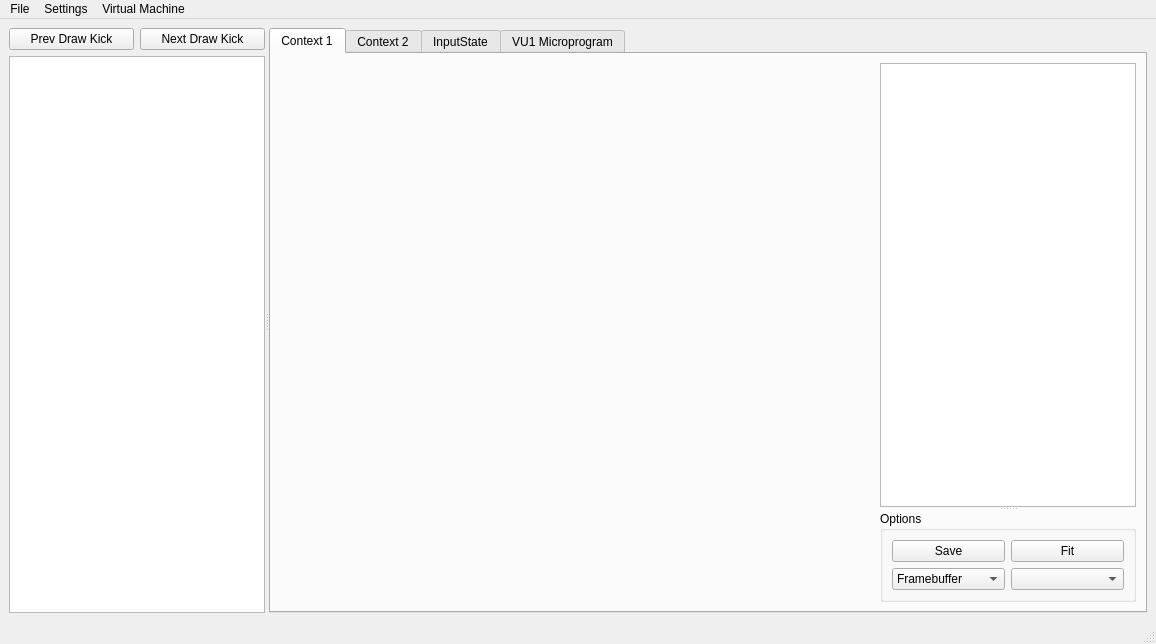
<?xml version="1.0" encoding="UTF-8"?>
<ui version="4.0">
 <class>QtFramedebugger</class>
 <widget class="QMainWindow" name="QtFramedebugger">
  <property name="geometry">
   <rect>
    <x>0</x>
    <y>0</y>
    <width>1156</width>
    <height>644</height>
   </rect>
  </property>
  <property name="windowTitle">
   <string>Frame Debugger</string>
  </property>
  <widget class="QWidget" name="centralwidget">
   <layout class="QGridLayout" name="gridLayout_2">
    <item row="0" column="0">
     <widget class="QSplitter" name="splitter">
      <property name="orientation">
       <enum>Qt::Horizontal</enum>
      </property>
      <widget class="QWidget" name="widget" native="true">
       <layout class="QVBoxLayout" name="verticalLayout">
        <item>
         <layout class="QHBoxLayout" name="horizontalLayout_2">
          <item>
           <widget class="QPushButton" name="prevKickbutton">
            <property name="text">
             <string>Prev Draw Kick</string>
            </property>
           </widget>
          </item>
          <item>
           <widget class="QPushButton" name="nextKickButton">
            <property name="text">
             <string>Next Draw Kick</string>
            </property>
           </widget>
          </item>
         </layout>
        </item>
        <item>
         <widget class="QTreeView" name="treeView"/>
        </item>
       </layout>
      </widget>
      <widget class="QTabWidget" name="tabWidget">
       <property name="sizePolicy">
        <sizepolicy hsizetype="Expanding" vsizetype="Expanding">
         <horstretch>1</horstretch>
         <verstretch>0</verstretch>
        </sizepolicy>
       </property>
       <property name="currentIndex">
        <number>0</number>
       </property>
       <widget class="QWidget" name="context_1">
        <attribute name="title">
         <string>Context 1</string>
        </attribute>
        <layout class="QGridLayout" name="gridLayout">
         <item row="0" column="0">
          <widget class="QWidget" name="widget_2" native="true">
           <property name="sizePolicy">
            <sizepolicy hsizetype="Preferred" vsizetype="Preferred">
             <horstretch>1</horstretch>
             <verstretch>0</verstretch>
            </sizepolicy>
           </property>
           <layout class="QGridLayout" name="gridLayout_7">
            <item row="0" column="0">
             <layout class="QGridLayout" name="context0_layout"/>
            </item>
           </layout>
          </widget>
         </item>
         <item row="0" column="1">
          <layout class="QHBoxLayout" name="horizontalLayout_3">
           <item>
            <widget class="QSplitter" name="splitter_4">
             <property name="sizePolicy">
              <sizepolicy hsizetype="Expanding" vsizetype="Preferred">
               <horstretch>0</horstretch>
               <verstretch>0</verstretch>
              </sizepolicy>
             </property>
             <property name="orientation">
              <enum>Qt::Horizontal</enum>
             </property>
             <widget class="QSplitter" name="splitter_2">
              <property name="sizePolicy">
               <sizepolicy hsizetype="Preferred" vsizetype="Expanding">
                <horstretch>1</horstretch>
                <verstretch>0</verstretch>
               </sizepolicy>
              </property>
              <property name="orientation">
               <enum>Qt::Vertical</enum>
              </property>
              <widget class="QTextEdit" name="contextState0">
               <property name="sizePolicy">
                <sizepolicy hsizetype="Expanding" vsizetype="Expanding">
                 <horstretch>0</horstretch>
                 <verstretch>1</verstretch>
                </sizepolicy>
               </property>
               <property name="readOnly">
                <bool>true</bool>
               </property>
              </widget>
              <widget class="QGroupBox" name="groupBox">
               <property name="sizePolicy">
                <sizepolicy hsizetype="Preferred" vsizetype="Minimum">
                 <horstretch>0</horstretch>
                 <verstretch>0</verstretch>
                </sizepolicy>
               </property>
               <property name="title">
                <string>Options</string>
               </property>
               <layout class="QGridLayout" name="gridLayout_6">
                <item row="0" column="0">
                 <widget class="QPushButton" name="saveContext1">
                  <property name="text">
                   <string>Save</string>
                  </property>
                 </widget>
                </item>
                <item row="0" column="1">
                 <widget class="QPushButton" name="fitContext1Button">
                  <property name="text">
                   <string>Fit</string>
                  </property>
                 </widget>
                </item>
                <item row="1" column="0">
                 <widget class="QComboBox" name="context0Source">
                  <item>
                   <property name="text">
                    <string>Framebuffer</string>
                   </property>
                  </item>
                  <item>
                   <property name="text">
                    <string>Depthbuffer</string>
                   </property>
                  </item>
                  <item>
                   <property name="text">
                    <string>Texture (Base)</string>
                   </property>
                  </item>
                  <item>
                   <property name="text">
                    <string>Texture (Mip 1)</string>
                   </property>
                  </item>
                  <item>
                   <property name="text">
                    <string>Texture (Mip 2)</string>
                   </property>
                  </item>
                  <item>
                   <property name="text">
                    <string>Texture (Mip 3)</string>
                   </property>
                  </item>
                  <item>
                   <property name="text">
                    <string>Texture (Mip 4)</string>
                   </property>
                  </item>
                  <item>
                   <property name="text">
                    <string>Texture (Mip 5)</string>
                   </property>
                  </item>
                  <item>
                   <property name="text">
                    <string>Texture (Mip 6)</string>
                   </property>
                  </item>
                 </widget>
                </item>
                <item row="1" column="1">
                 <widget class="QComboBox" name="context0Buffer"/>
                </item>
               </layout>
              </widget>
             </widget>
            </widget>
           </item>
          </layout>
         </item>
        </layout>
       </widget>
       <widget class="QWidget" name="context_2">
        <attribute name="title">
         <string>Context 2</string>
        </attribute>
        <layout class="QGridLayout" name="gridLayout_5">
         <item row="0" column="0">
          <widget class="QWidget" name="widget_3" native="true">
           <property name="sizePolicy">
            <sizepolicy hsizetype="Preferred" vsizetype="Preferred">
             <horstretch>1</horstretch>
             <verstretch>0</verstretch>
            </sizepolicy>
           </property>
           <layout class="QGridLayout" name="gridLayout_9">
            <item row="0" column="0">
             <layout class="QGridLayout" name="context1_layout"/>
            </item>
           </layout>
          </widget>
         </item>
         <item row="0" column="1">
          <layout class="QHBoxLayout" name="horizontalLayout_4">
           <item>
            <widget class="QSplitter" name="splitter_5">
             <property name="sizePolicy">
              <sizepolicy hsizetype="Expanding" vsizetype="Preferred">
               <horstretch>0</horstretch>
               <verstretch>0</verstretch>
              </sizepolicy>
             </property>
             <property name="orientation">
              <enum>Qt::Horizontal</enum>
             </property>
             <widget class="QSplitter" name="splitter_3">
              <property name="sizePolicy">
               <sizepolicy hsizetype="Preferred" vsizetype="Expanding">
                <horstretch>1</horstretch>
                <verstretch>0</verstretch>
               </sizepolicy>
              </property>
              <property name="orientation">
               <enum>Qt::Vertical</enum>
              </property>
              <widget class="QTextEdit" name="contextState1">
               <property name="sizePolicy">
                <sizepolicy hsizetype="Expanding" vsizetype="Expanding">
                 <horstretch>0</horstretch>
                 <verstretch>1</verstretch>
                </sizepolicy>
               </property>
               <property name="readOnly">
                <bool>true</bool>
               </property>
              </widget>
              <widget class="QGroupBox" name="groupBox_2">
               <property name="sizePolicy">
                <sizepolicy hsizetype="Preferred" vsizetype="Minimum">
                 <horstretch>0</horstretch>
                 <verstretch>0</verstretch>
                </sizepolicy>
               </property>
               <property name="title">
                <string>Options</string>
               </property>
               <layout class="QGridLayout" name="gridLayout_8">
                <item row="0" column="0">
                 <widget class="QPushButton" name="saveContext2">
                  <property name="text">
                   <string>Save</string>
                  </property>
                 </widget>
                </item>
                <item row="0" column="1">
                 <widget class="QPushButton" name="fitContext2Button">
                  <property name="text">
                   <string>Fit</string>
                  </property>
                 </widget>
                </item>
                <item row="1" column="0">
                 <widget class="QComboBox" name="context1Source">
                  <item>
                   <property name="text">
                    <string>Framebuffer</string>
                   </property>
                  </item>
                  <item>
                   <property name="text">
                    <string>Depthbuffer</string>
                   </property>
                  </item>
                  <item>
                   <property name="text">
                    <string>Texture (Base)</string>
                   </property>
                  </item>
                  <item>
                   <property name="text">
                    <string>Texture (Mip 1)</string>
                   </property>
                  </item>
                  <item>
                   <property name="text">
                    <string>Texture (Mip 2)</string>
                   </property>
                  </item>
                  <item>
                   <property name="text">
                    <string>Texture (Mip 3)</string>
                   </property>
                  </item>
                  <item>
                   <property name="text">
                    <string>Texture (Mip 4)</string>
                   </property>
                  </item>
                  <item>
                   <property name="text">
                    <string>Texture (Mip 5)</string>
                   </property>
                  </item>
                  <item>
                   <property name="text">
                    <string>Texture (Mip 6)</string>
                   </property>
                  </item>
                 </widget>
                </item>
                <item row="1" column="1">
                 <widget class="QComboBox" name="context1Buffer"/>
                </item>
               </layout>
              </widget>
             </widget>
            </widget>
           </item>
          </layout>
         </item>
        </layout>
       </widget>
       <widget class="QWidget" name="inputStateTab">
        <attribute name="title">
         <string>InputState</string>
        </attribute>
        <layout class="QGridLayout" name="gridLayout_3">
         <item row="0" column="0">
          <widget class="QTextEdit" name="inputStateTextEdit">
           <property name="readOnly">
            <bool>true</bool>
           </property>
          </widget>
         </item>
        </layout>
       </widget>
       <widget class="QWidget" name="vu1MicroprogramTab">
        <attribute name="title">
         <string>VU1 Microprogram</string>
        </attribute>
        <layout class="QGridLayout" name="gridLayout_4">
         <item row="0" column="0">
          <layout class="QGridLayout" name="gridLayout_10"/>
         </item>
        </layout>
       </widget>
      </widget>
     </widget>
    </item>
   </layout>
  </widget>
  <widget class="QMenuBar" name="menubar">
   <property name="geometry">
    <rect>
     <x>0</x>
     <y>0</y>
     <width>1156</width>
     <height>21</height>
    </rect>
   </property>
   <property name="nativeMenuBar">
    <bool>false</bool>
   </property>
   <widget class="QMenu" name="menuFile">
    <property name="title">
     <string>File</string>
    </property>
    <addaction name="actionLoad_Dump"/>
   </widget>
   <widget class="QMenu" name="menuSettings">
    <property name="title">
     <string>Settings</string>
    </property>
    <widget class="QMenu" name="menuFramebuffer_Display_Mode">
     <property name="title">
      <string>Framebuffer Display Mode</string>
     </property>
     <addaction name="actionRaw"/>
     <addaction name="action640x448_Non_Interlaced"/>
     <addaction name="action640x448_Interlaced"/>
    </widget>
    <widget class="QMenu" name="menuGS_Handler">
     <property name="title">
      <string>GS Handler</string>
     </property>
     <addaction name="actionGsHandlerOpenGL"/>
     <addaction name="actionGsHandlerVulkan"/>
    </widget>
    <addaction name="actionAlpha_Test_Enabled"/>
    <addaction name="actionDepth_Test_Enabled"/>
    <addaction name="actionAlpha_Blend_Enabled"/>
    <addaction name="menuFramebuffer_Display_Mode"/>
    <addaction name="menuGS_Handler"/>
   </widget>
   <widget class="QMenu" name="menuVirtual_Machine">
    <property name="title">
     <string>Virtual Machine</string>
    </property>
    <addaction name="actionStep_VU1"/>
   </widget>
   <addaction name="menuFile"/>
   <addaction name="menuSettings"/>
   <addaction name="menuVirtual_Machine"/>
  </widget>
  <widget class="QStatusBar" name="statusbar"/>
  <action name="actionLoad_Dump">
   <property name="text">
    <string>Load Frame Dump...</string>
   </property>
  </action>
  <action name="actionAlpha_Test_Enabled">
   <property name="checkable">
    <bool>true</bool>
   </property>
   <property name="text">
    <string>Alpha Test Enabled</string>
   </property>
  </action>
  <action name="actionDepth_Test_Enabled">
   <property name="checkable">
    <bool>true</bool>
   </property>
   <property name="text">
    <string>Depth Test Enabled</string>
   </property>
  </action>
  <action name="actionAlpha_Blend_Enabled">
   <property name="checkable">
    <bool>true</bool>
   </property>
   <property name="text">
    <string>Alpha Blend Enabled</string>
   </property>
  </action>
  <action name="actionRaw">
   <property name="checkable">
    <bool>true</bool>
   </property>
   <property name="text">
    <string>Raw</string>
   </property>
  </action>
  <action name="action640x448_Non_Interlaced">
   <property name="checkable">
    <bool>true</bool>
   </property>
   <property name="text">
    <string>640x448 Non-Interlaced</string>
   </property>
  </action>
  <action name="action640x448_Interlaced">
   <property name="checkable">
    <bool>true</bool>
   </property>
   <property name="text">
    <string>640x448 Interlaced</string>
   </property>
  </action>
  <action name="actionStep_VU1">
   <property name="text">
    <string>Step VU1</string>
   </property>
   <property name="shortcut">
    <string>F10</string>
   </property>
  </action>
  <action name="actionGsHandlerOpenGL">
    <property name="checkable">
      <bool>true</bool>
    </property>
    <property name="text">
    <string>OpenGL</string>
   </property>
  </action>
  <action name="actionGsHandlerVulkan">
    <property name="checkable">
      <bool>true</bool>
    </property>
    <property name="text">
    <string>Vulkan</string>
   </property>
  </action>
 </widget>
 <resources/>
 <connections/>
</ui>
